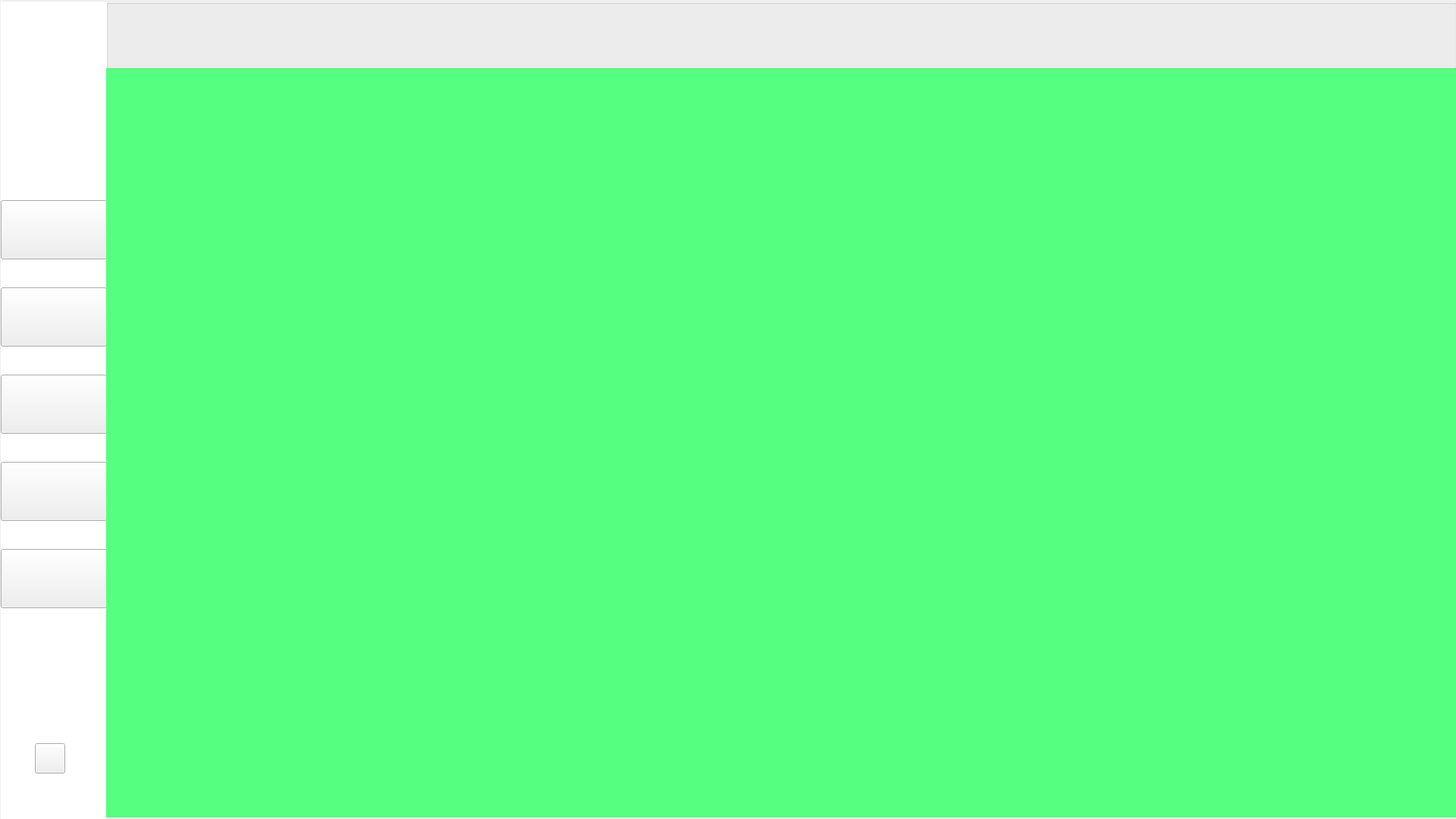
<?xml version="1.0" encoding="UTF-8"?>
<ui version="4.0">
 <class>MainWindow</class>
 <widget class="QWidget" name="MainWindow">
  <property name="geometry">
   <rect>
    <x>0</x>
    <y>0</y>
    <width>1920</width>
    <height>1080</height>
   </rect>
  </property>
  <property name="windowTitle">
   <string>MainWindow</string>
  </property>
  <widget class="QGroupBox" name="nav_GroupBox">
   <property name="geometry">
    <rect>
     <x>1</x>
     <y>2</y>
     <width>140</width>
     <height>1080</height>
    </rect>
   </property>
   <property name="styleSheet">
    <string notr="true">#nav_GroupBox{background: #FFFFFF;border:none;}</string>
   </property>
   <property name="title">
    <string/>
   </property>
   <widget class="QLabel" name="label">
    <property name="geometry">
     <rect>
      <x>30</x>
      <y>29</y>
      <width>75</width>
      <height>71</height>
     </rect>
    </property>
    <property name="styleSheet">
     <string notr="true">border-image: url(:/DependFile/Source/LeftNav/logo.png);</string>
    </property>
    <property name="text">
     <string/>
    </property>
   </widget>
   <widget class="QPushButton" name="userManager_Btn">
    <property name="geometry">
     <rect>
      <x>0</x>
      <y>262</y>
      <width>140</width>
      <height>78</height>
     </rect>
    </property>
    <property name="styleSheet">
     <string notr="true">#userManager_Btn{border-image: url(:/DependFile/Source/LeftNav/userNoraml.png);}
#userManager_Btn:checked{border-image: url(:/DependFile/Source/LeftNav/normalChecked.png);}
</string>
    </property>
    <property name="text">
     <string/>
    </property>
    <property name="checkable">
     <bool>true</bool>
    </property>
    <property name="checked">
     <bool>false</bool>
    </property>
   </widget>
   <widget class="QPushButton" name="evaluate_Btn">
    <property name="geometry">
     <rect>
      <x>0</x>
      <y>377</y>
      <width>140</width>
      <height>78</height>
     </rect>
    </property>
    <property name="styleSheet">
     <string notr="true">#evaluate_Btn{border-image: url(:/DependFile/Source/LeftNav/evaluateNormal.png);}
#evaluate_Btn:checked{border-image: url(:/DependFile/Source/LeftNav/evaluateChecked.png);}

</string>
    </property>
    <property name="text">
     <string/>
    </property>
    <property name="checkable">
     <bool>true</bool>
    </property>
    <property name="checked">
     <bool>false</bool>
    </property>
   </widget>
   <widget class="QPushButton" name="training_Btn">
    <property name="geometry">
     <rect>
      <x>0</x>
      <y>492</y>
      <width>140</width>
      <height>78</height>
     </rect>
    </property>
    <property name="styleSheet">
     <string notr="true">#training_Btn{border-image: url(:/DependFile/Source/LeftNav/trainNormal.png);}
#training_Btn:checked{border-image: url(:/DependFile/Source/LeftNav/trainChecked.png);}
</string>
    </property>
    <property name="text">
     <string/>
    </property>
    <property name="checkable">
     <bool>true</bool>
    </property>
    <property name="checked">
     <bool>false</bool>
    </property>
   </widget>
   <widget class="QPushButton" name="record_Btn">
    <property name="geometry">
     <rect>
      <x>0</x>
      <y>607</y>
      <width>140</width>
      <height>78</height>
     </rect>
    </property>
    <property name="styleSheet">
     <string notr="true">#record_Btn{border-image: url(:/DependFile/Source/LeftNav/recordNormal.png);}
#record_Btn:checked{border-image: url(:/DependFile/Source/LeftNav/recordChecked.png);}

</string>
    </property>
    <property name="text">
     <string/>
    </property>
    <property name="checkable">
     <bool>true</bool>
    </property>
    <property name="checked">
     <bool>false</bool>
    </property>
   </widget>
   <widget class="QPushButton" name="setting_Btn">
    <property name="geometry">
     <rect>
      <x>0</x>
      <y>722</y>
      <width>140</width>
      <height>78</height>
     </rect>
    </property>
    <property name="styleSheet">
     <string notr="true">#setting_Btn{border-image: url(:/DependFile/Source/LeftNav/settingNormal.png);}
#setting_Btn:checked{border-image: url(:/DependFile/Source/LeftNav/settingChecked.png);}
</string>
    </property>
    <property name="text">
     <string/>
    </property>
    <property name="checkable">
     <bool>true</bool>
    </property>
    <property name="checked">
     <bool>false</bool>
    </property>
   </widget>
   <widget class="QPushButton" name="quit_Btn">
    <property name="geometry">
     <rect>
      <x>45</x>
      <y>978</y>
      <width>40</width>
      <height>40</height>
     </rect>
    </property>
    <property name="styleSheet">
     <string notr="true">border-image: url(:/DependFile/Source/LeftNav/quit.png);</string>
    </property>
    <property name="text">
     <string/>
    </property>
   </widget>
  </widget>
  <widget class="QStackedWidget" name="stackedWidget">
   <property name="geometry">
    <rect>
     <x>140</x>
     <y>90</y>
     <width>1780</width>
     <height>988</height>
    </rect>
   </property>
   <property name="styleSheet">
    <string notr="true">background-color: rgb(85, 255, 127);</string>
   </property>
   <property name="currentIndex">
    <number>4</number>
   </property>
   <widget class="QWidget" name="user_Page"/>
   <widget class="QWidget" name="evaluate_Page"/>
   <widget class="QWidget" name="train_Page"/>
   <widget class="QWidget" name="record_Page"/>
   <widget class="QWidget" name="setting_Page"/>
  </widget>
  <widget class="QGroupBox" name="groupBox">
   <property name="geometry">
    <rect>
     <x>140</x>
     <y>0</y>
     <width>1781</width>
     <height>91</height>
    </rect>
   </property>
   <property name="title">
    <string/>
   </property>
  </widget>
 </widget>
 <resources/>
 <connections/>
</ui>
